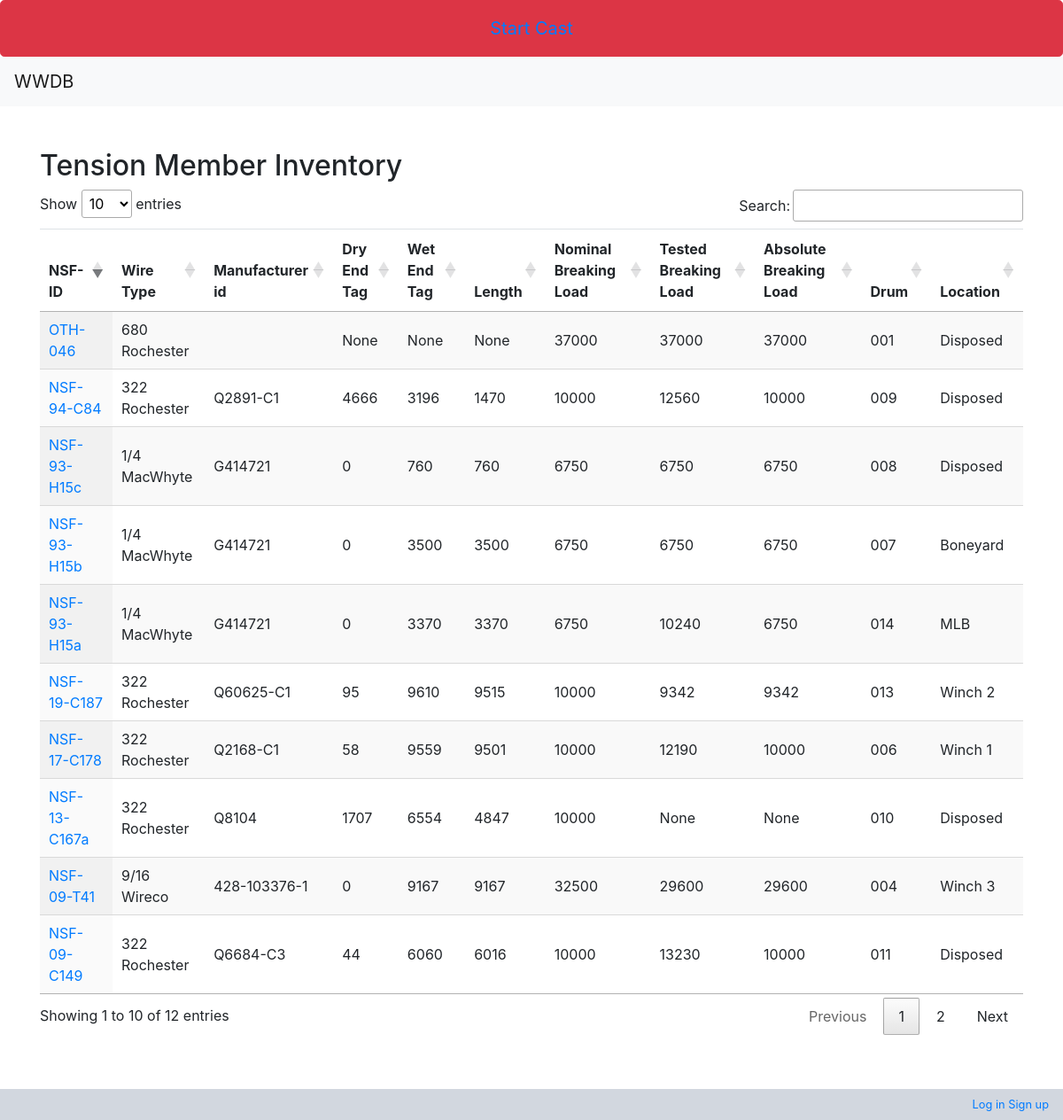
Page /wwdb/inventories/wirelist/ on the committed database.
### wwdb/models.py (models this page shows, shortened)
class Wire(models.Model):
    id = models.AutoField(db_column='Id', primary_key=True, blank=True, null=False)
    wirerope = models.ForeignKey(WireRopeData, models.DO_NOTHING, db_column='WireRopeId', blank=True, null=True, verbose_name='Wire rope data id')
    winch = models.ForeignKey(Winch, models.DO_NOTHING, db_column='WinchId', blank=True, null=True, verbose_name='Winch', related_name='reverse_wire')
    manufacturerid = models.TextField(db_column='ManufacturerId', blank=True, null=True, verbose_name='Manufacturer id')
    nsfid = models.TextField(db_column='NsfId', blank=True, null=True, verbose_name='NSF id')
    dateacquired = models.DateTimeField(db_column='DateAcquired', blank=True, null=True, verbose_name='Date Acquired', validators=[MaxValueValidator(limit_value=datetime.today)])
    notes = models.TextField(db_column='Notes', blank=True, null=True, verbose_name='notes')
    status = models.BooleanField(db_column='Status', blank=True, null=True, verbose_name='Status')
    ownershipstatus = models.ForeignKey(OwnershipStatus, models.DO_NOTHING, db_column='OwnershipStatusId', blank=True, null=True, verbose_name='Ownership status')
    drums = models.ManyToManyField(Drum, through='WireDrum', related_name='loaded_wires', verbose_name='Drum')
    factorofsafety = models.ForeignKey(FactorOfSafety, models.DO_NOTHING, db_column='FactorofSafety', blank=True, null=True, related_name='wirefactorofsafety', verbose_name='Factor of safety')
    dryendtag = models.IntegerField(db_column='DryEndTag', blank=True, null=True, verbose_name='Dry end tag value (m)')
    class Meta:
        managed = True
        db_table = 'Wire'
        verbose_name_plural = "Wire"
    @property
    def active_wire_drum(self):
        d=self.wiredrum_set.order_by('date').last()
        return d
    @property
    def active_drum(self):
        if not self.active_wire_drum:
            return None
        d=self.active_wire_drum.drum
        return d
    @property
    def active_drum_location(self):
        if not self.active_drum:
            return None
        d=self.active_drum.active_location
        return d
    @property
    def active_wire_cutback(self):
        c=self.wire_cutback_retermination.order_by('date').last()
        return c
    @property
    def active_wetendtag(self):
        if not self.active_wire_cutback:
            return None
        w=self.active_wire_cutback.wetendtag
        return w
    @property
    def active_length(self):
        if not self.active_wire_cutback:
            return None
        dryend=self.dryendtag
        wetend=self.active_wire_cutback.wetendtag
        length=(wetend-dryend)
        abslength=abs(length)
        return abslength
    @property
    def active_break_test(self):
        b=self.wire_break_test.order_by('date').last()
        return b
    @property
    def tested_breaking_load(self):
        if not self.active_break_test:
            return None
        f=self.active_break_test.testedbreakingload
        return f
    @property
    def nominal_breaking_load(self):
        w=Wire.wirerope.get_object(self)
        n=w.nominalbreakingload
        return n
    @property
    def absolute_breaking_load(self):
        wire=Wire.wirerope.get_object(self)
        nominal=wire.nominalbreakingload
        if not self.active_break_test:
            return None
        tested=self.active_break_test.testedbreakingload
        if nominal > tested:
            return tested
        else:
            return nominal

class WireRopeData(models.Model):
    id = models.AutoField(db_column='Id', primary_key=True, blank=True, null=False)
    name = models.TextField(db_column='Name', blank=True, null=True, verbose_name='Name')
    manufacturer = models.TextField(db_column='Manufacturer',blank=True, null=True, verbose_name='Manufacturer')
    manufacturerpartnumber = models.TextField(db_column='ManufacturerPartNumber', blank=True, null=True, verbose_name='Manufacturer part number')
    cabletype = models.TextField(db_column='CableType', blank=True, null=True, verbose_name='Cable type')
    nominalbreakingload = models.IntegerField(db_column='nominalbreakingload', blank=True, null=True, verbose_name='Nominal breaking load')
    weightperfoot = models.FloatField(db_column='WeightPerFoot', blank=True, null=True, verbose_name='Weight per foot')
    class Meta:
        managed = True
        db_table = 'WireRopeData'
        verbose_name_plural = 'WireRopeData'
    def __str__(self):
        return str(self.name)

class CutbackRetermination(models.Model):
    id = models.AutoField(db_column='Id', primary_key=True, blank=True, null=False)
    wetendtag = models.IntegerField(db_column='WetEndTag', blank=True, null=True, verbose_name='Wet end tag value (m)')
    dryendtag = models.IntegerField(db_column='DryEndTag', blank=True, null=True, verbose_name='Dry end tag value (m)')
    wire = models.ForeignKey('Wire', models.DO_NOTHING, db_column='WireId', blank=True, null=True, related_name='wire_cutback_retermination', verbose_name='Wire')
    notes = models.TextField(db_column='Notes', blank=True, null=True, verbose_name='Notes')
    date = models.DateField(db_column='Date', blank=True, null=True, verbose_name='Date', validators=[MaxValueValidator(limit_value=date.today)])
    lengthaftercutback = models.IntegerField(db_column='LengthAfterCutback', blank=True, null=True, verbose_name='Length after cutback')
    class Meta:
        managed = True
        db_table = 'CutbackRetermination'
        verbose_name_plural = "CutbackRetermination"

class Breaktest(models.Model):
    id = models.AutoField(db_column='Id', primary_key=True, blank=True, null=False)
    wire = models.ForeignKey('Wire', models.DO_NOTHING, db_column='WireId', blank=True, null=True, verbose_name='Wire', related_name='wire_break_test')
    date = models.DateField(db_column='Date', blank=True, null=True, verbose_name='Date', validators=[MaxValueValidator(limit_value=date.today)])
    testedbreakingload = models.IntegerField(db_column='TestedBreakingLoad', blank=True, null=True, verbose_name='Tested breaking load')
    notes = models.TextField(db_column='Notes', blank=True, null=True, verbose_name='Notes')
    class Meta:
        managed = True
        db_table = 'BreakTest'
        verbose_name_plural = "BreakTest"

class Wiredrum(models.Model):
    id = models.AutoField(db_column='Id', primary_key=True, blank=True, null=False)
    drum = models.ForeignKey(Drum, models.DO_NOTHING, db_column='DrumId', blank=True, null=True, verbose_name='Drum', related_name='reverse_drum')
    wire = models.ForeignKey(Wire, models.DO_NOTHING, db_column='WireId', blank=True, null=True, verbose_name='Wire')
    date = models.DateField(db_column='Date', blank=True, null=True, verbose_name='Date', validators=[MaxValueValidator(limit_value=date.today)])
    notes = models.TextField(db_column='Notes', blank=True, null=True, verbose_name='Notes')
    class Meta:
        managed = True
        db_table = 'WireDrum'
        verbose_name_plural = "WireDrum"

class Drum(models.Model):
    id = models.AutoField(db_column='Id', primary_key=True, blank=True, null=False)
    internalid = models.TextField(db_column='InternalId', blank=True, null=True, verbose_name='Internal id')
    color = models.TextField(db_column='Color', blank=True, null=True, verbose_name='Color')
    size = models.TextField(db_column='Size', blank=True, null=True, verbose_name='Size')
    weight = models.TextField(db_column='Weight', blank=True, null=True, verbose_name='Weight')
    location = models.ManyToManyField(Location, through='DrumLocation', related_name='active_location', verbose_name='Location')
    material = models.TextField(db_column='Material', blank=True, null=True, verbose_name='Material')
    wiretype = models.TextField(db_column='WireType', blank=True, null=True, verbose_name='Wire type')
    class Meta:
        managed = True
        db_table = 'Drum'
        verbose_name_plural = "Drum"
    def __str__(self):
        return str(self.internalid)
    @property
    def active_drum_location(self):
        d=self.drumlocation_set.order_by('-date').first()
        return d
    @property
    def active_location(self):
        d=self.active_drum_location.location
        return d

class DrumLocation(models.Model):
    id = models.AutoField(db_column='Id', primary_key=True, blank=True, null=False)
    date= models.DateField(db_column='Date', blank=True, null=True, verbose_name='Date', validators=[MaxValueValidator(limit_value=date.today)])
    enteredby = models.ForeignKey(User, models.DO_NOTHING, db_column='EnteredBy', blank=True, null=True, verbose_name='Entered by')
    drumid = models.ForeignKey(Drum, models.DO_NOTHING, db_column='DrumId', blank=True, null=True, verbose_name='Drum')
    winch = models.ForeignKey(Winch, models.DO_NOTHING, db_column='WinchId', blank=True, null=True, verbose_name='Winch')
    location = models.ForeignKey(Location, models.DO_NOTHING, db_column='LocationId', blank=True, null=True, verbose_name='Location')
    notes = models.TextField(db_column='Notes', blank=True, null=True, verbose_name='notes')
    wire = models.ForeignKey(Wire, models.DO_NOTHING, db_column='WireId', blank=True, null=True, verbose_name='Wire')
    class Meta:
        managed = True
        db_table = 'DrumLocation'
        verbose_name_plural = "DrumLocation"

class Location(models.Model):
    id = models.AutoField(db_column='Id', primary_key=True, blank=True, null=False)
    location = models.TextField(db_column='Location', blank=True, null=True, verbose_name='Location')
    class Meta:
        managed = True
        db_table = 'Location'
        verbose_name_plural = "Location"
        ordering = ['location']
    def __str__(self):
        return str(self.location)

### wwdb/views.py (the view)
# urls.py: path('inventories/wirelist/', views.wirelist, name='wirelist'),
def wirelist(request):
    wires_in_use = Wire.objects.filter(status=True)
    wires_in_storage = Wire.objects.filter(status=False)
    wires = Wire.objects.all()
    drums=Drum.objects.all()
    context = {
        'wires_in_use': wires_in_use,
        'wires_in_storage': wires_in_storage,
        'wires' : wires,
        'drums' : drums,
        }
    return render(request, 'wwdb/inventories/wirelist.html', context=context)

### context_processors.py (called while the page is built)
def cast_context(request):
    return {'last': Cast.objects.last()}

### wwdb/templates/wwdb/inventories/wirelist.html (shortened to what this page needs)
<!DOCTYPE html>
{% extends "wwdb/base.html" %}
{% block content %}
<h2>Tension Member Inventory</h2>
<table id="tableexport" class="display table">
    <thead>
        <tr>
            <th>NSF-ID</th>
            <th>Wire Type</th>
            <th>Manufacturer id</th>
            <th>Dry End Tag</th>
            <th>Wet End Tag</th>
            <th>Length</th>
            <th>Nominal Breaking Load</th>
            <th>Tested Breaking Load</th>
            <th>Absolute Breaking Load</th>
            <th>Drum</th>
            <th>Location</th>
        </tr>
    </thead>
    {% for wire in wires %}
    <tr>
        <td><a href="{% url 'wirereport' wire.pk %}">{{wire.nsfid}}</a></td>
        <td>{{wire.wirerope}}</td>
        <td>{{wire.manufacturerid}}</td>
        <td>{{wire.dryendtag}}</td>
        <td>{{wire.active_wetendtag}}</td>
        <td>{{wire.active_length}}</td>
        <td>{{wire.nominal_breaking_load}}</td>
        <td>{{wire.tested_breaking_load}}</td>
        <td>{{wire.absolute_breaking_load}}</td>
        <td>{{wire.active_drum}}</td>
        <td>{{wire.active_drum_location}}</td>
    </tr>
    {% endfor %}
</table>
{% endblock content %}

### rows in the picture
Wire: nsfid "NSF-09-T41", wirerope "9/16 Wireco", manufacturerid "428-103376-1", dryendtag "0", active_wetendtag "9167", active_length "9167", nominal_breaking_load "32500", tested_breaking_load "29600", absolute_breaking_load "29600", active_drum "004", active_drum_location "Winch 3"
Wire: nsfid "NSF-19-C187", wirerope "322 Rochester", manufacturerid "Q60625-C1", dryendtag "95", active_wetendtag "9610", active_length "9515", nominal_breaking_load "10000", tested_breaking_load "9342", absolute_breaking_load "9342", active_drum "013", active_drum_location "Winch 2"
Wire: nsfid "NSF-17-C178", wirerope "322 Rochester", manufacturerid "Q2168-C1", dryendtag "58", active_wetendtag "9559", active_length "9501", nominal_breaking_load "10000", tested_breaking_load "12190", absolute_breaking_load "10000", active_drum "006", active_drum_location "Winch 1"
Wire: nsfid "NSF-94-C84", wirerope "322 Rochester", manufacturerid "Q2891-C1", dryendtag "4666", active_wetendtag "3196", active_length "1470", nominal_breaking_load "10000", tested_breaking_load "12560", absolute_breaking_load "10000", active_drum "009", active_drum_location "Disposed"
Wire: nsfid "NSF-09-C149", wirerope "322 Rochester", manufacturerid "Q6684-C3", dryendtag "44", active_wetendtag "6060", active_length "6016", nominal_breaking_load "10000", tested_breaking_load "13230", absolute_breaking_load "10000", active_drum "011", active_drum_location "Disposed"
Wire: nsfid "NSF-93-H15c", wirerope "1/4 MacWhyte", manufacturerid "G414721", dryendtag "0", active_wetendtag "760", active_length "760", nominal_breaking_load "6750", tested_breaking_load "6750", absolute_breaking_load "6750", active_drum "008", active_drum_location "Disposed"
Wire: nsfid "NSF-93-H15a", wirerope "1/4 MacWhyte", manufacturerid "G414721", dryendtag "0", active_wetendtag "3370", active_length "3370", nominal_breaking_load "6750", tested_breaking_load "10240", absolute_breaking_load "6750", active_drum "014", active_drum_location "MLB"
Wire: nsfid "NSF-93-H15b", wirerope "1/4 MacWhyte", manufacturerid "G414721", dryendtag "0", active_wetendtag "3500", active_length "3500", nominal_breaking_load "6750", tested_breaking_load "6750", absolute_breaking_load "6750", active_drum "007", active_drum_location "Boneyard"
Wire: nsfid "OTH-046", wirerope "680 Rochester", dryendtag "None", active_wetendtag "None", active_length "None", nominal_breaking_load "37000", tested_breaking_load "37000", absolute_breaking_load "37000", active_drum "001", active_drum_location "Disposed"
Wire: nsfid "NSF-13-C167a", wirerope "322 Rochester", manufacturerid "Q8104", dryendtag "1707", active_wetendtag "6554", active_length "4847", nominal_breaking_load "10000", tested_breaking_load "None", absolute_breaking_load "None", active_drum "010", active_drum_location "Disposed"
